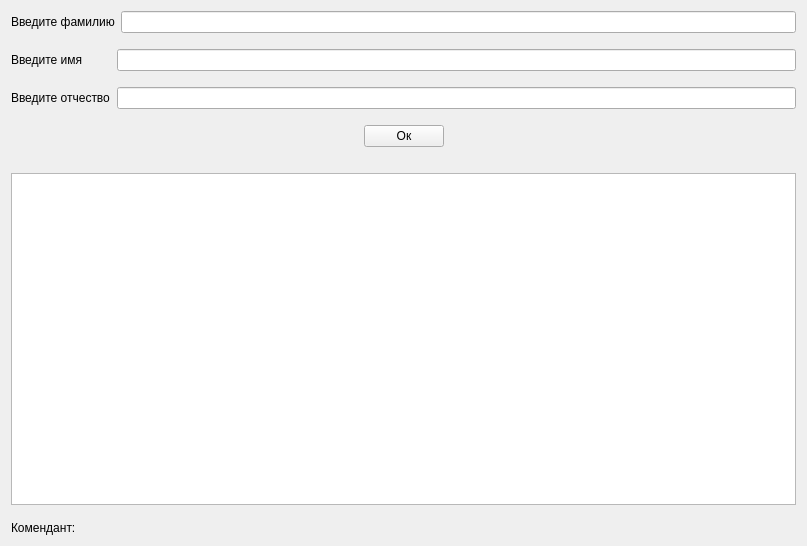
<?xml version="1.0" encoding="UTF-8"?>
<ui version="4.0">
 <class>SeekByName</class>
 <widget class="QWidget" name="SeekByName">
  <property name="geometry">
   <rect>
    <x>0</x>
    <y>0</y>
    <width>807</width>
    <height>546</height>
   </rect>
  </property>
  <property name="windowTitle">
   <string>Form</string>
  </property>
  <layout class="QVBoxLayout" name="verticalLayout_2">
   <item>
    <layout class="QVBoxLayout" name="verticalLayout">
     <item>
      <layout class="QHBoxLayout" name="horizontalLayout">
       <item>
        <widget class="QLabel" name="surname_label">
         <property name="minimumSize">
          <size>
           <width>100</width>
           <height>0</height>
          </size>
         </property>
         <property name="text">
          <string>Введите фамилию</string>
         </property>
        </widget>
       </item>
       <item>
        <widget class="QLineEdit" name="surname_edit">
         <property name="minimumSize">
          <size>
           <width>200</width>
           <height>0</height>
          </size>
         </property>
         <property name="toolTip">
          <string>Поиск по фамилии.</string>
         </property>
         <property name="text">
          <string/>
         </property>
        </widget>
       </item>
      </layout>
     </item>
     <item>
      <spacer name="verticalSpacer">
       <property name="orientation">
        <enum>Qt::Vertical</enum>
       </property>
       <property name="sizeType">
        <enum>QSizePolicy::Fixed</enum>
       </property>
       <property name="sizeHint" stdset="0">
        <size>
         <width>20</width>
         <height>10</height>
        </size>
       </property>
      </spacer>
     </item>
     <item>
      <layout class="QHBoxLayout" name="horizontalLayout_2">
       <item>
        <widget class="QLabel" name="name_label">
         <property name="minimumSize">
          <size>
           <width>100</width>
           <height>0</height>
          </size>
         </property>
         <property name="text">
          <string>Введите имя</string>
         </property>
        </widget>
       </item>
       <item>
        <widget class="QLineEdit" name="name_edit">
         <property name="minimumSize">
          <size>
           <width>70</width>
           <height>0</height>
          </size>
         </property>
         <property name="toolTip">
          <string>Поиск по имени.</string>
         </property>
        </widget>
       </item>
      </layout>
     </item>
     <item>
      <spacer name="verticalSpacer_2">
       <property name="orientation">
        <enum>Qt::Vertical</enum>
       </property>
       <property name="sizeType">
        <enum>QSizePolicy::Fixed</enum>
       </property>
       <property name="sizeHint" stdset="0">
        <size>
         <width>20</width>
         <height>10</height>
        </size>
       </property>
      </spacer>
     </item>
     <item>
      <layout class="QHBoxLayout" name="horizontalLayout_3">
       <item>
        <widget class="QLabel" name="patronymic_label">
         <property name="minimumSize">
          <size>
           <width>100</width>
           <height>0</height>
          </size>
         </property>
         <property name="text">
          <string>Введите отчество</string>
         </property>
        </widget>
       </item>
       <item>
        <widget class="QLineEdit" name="patronymic_edit">
         <property name="toolTip">
          <string>Поиск по отчеству.</string>
         </property>
        </widget>
       </item>
      </layout>
     </item>
    </layout>
   </item>
   <item>
    <spacer name="verticalSpacer_3">
     <property name="orientation">
      <enum>Qt::Vertical</enum>
     </property>
     <property name="sizeType">
      <enum>QSizePolicy::Fixed</enum>
     </property>
     <property name="sizeHint" stdset="0">
      <size>
       <width>20</width>
       <height>10</height>
      </size>
     </property>
    </spacer>
   </item>
   <item>
    <layout class="QHBoxLayout" name="horizontalLayout_4">
     <item>
      <spacer name="horizontalSpacer_2">
       <property name="orientation">
        <enum>Qt::Horizontal</enum>
       </property>
       <property name="sizeHint" stdset="0">
        <size>
         <width>40</width>
         <height>20</height>
        </size>
       </property>
      </spacer>
     </item>
     <item>
      <widget class="QPushButton" name="Enter_FIO">
       <property name="toolTip">
        <string>Искать по заполненным полям.</string>
       </property>
       <property name="text">
        <string>Ок</string>
       </property>
      </widget>
     </item>
     <item>
      <spacer name="horizontalSpacer">
       <property name="orientation">
        <enum>Qt::Horizontal</enum>
       </property>
       <property name="sizeHint" stdset="0">
        <size>
         <width>40</width>
         <height>20</height>
        </size>
       </property>
      </spacer>
     </item>
    </layout>
   </item>
   <item>
    <spacer name="verticalSpacer_4">
     <property name="orientation">
      <enum>Qt::Vertical</enum>
     </property>
     <property name="sizeType">
      <enum>QSizePolicy::Fixed</enum>
     </property>
     <property name="sizeHint" stdset="0">
      <size>
       <width>20</width>
       <height>20</height>
      </size>
     </property>
    </spacer>
   </item>
   <item>
    <widget class="QTableView" name="tableView"/>
   </item>
   <item>
    <spacer name="verticalSpacer_5">
     <property name="orientation">
      <enum>Qt::Vertical</enum>
     </property>
     <property name="sizeType">
      <enum>QSizePolicy::Fixed</enum>
     </property>
     <property name="sizeHint" stdset="0">
      <size>
       <width>20</width>
       <height>10</height>
      </size>
     </property>
    </spacer>
   </item>
   <item>
    <widget class="QLabel" name="state_label">
     <property name="text">
      <string>Комендант:</string>
     </property>
    </widget>
   </item>
  </layout>
 </widget>
 <resources/>
 <connections/>
</ui>
